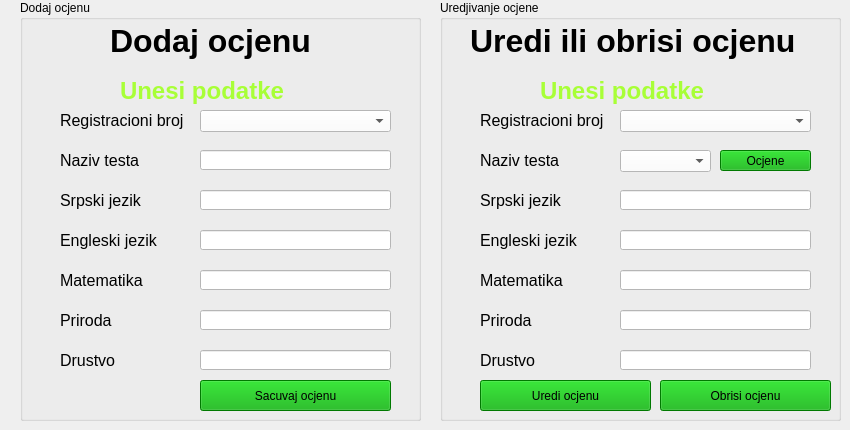
    <widget class="QWidget" name="tab_5">
     <attribute name="title">
      <string>Ocjene</string>
     </attribute>
     <widget class="QGroupBox" name="groupBox">
      <property name="geometry">
       <rect>
        <x>20</x>
        <y>0</y>
        <width>401</width>
        <height>421</height>
       </rect>
      </property>
      <property name="title">
       <string>Dodaj ocjenu</string>
      </property>
      <widget class="QLabel" name="label_31">
       <property name="geometry">
        <rect>
         <x>90</x>
         <y>20</y>
         <width>221</width>
         <height>41</height>
        </rect>
       </property>
       <property name="font">
        <font>
         <pointsize>24</pointsize>
         <weight>75</weight>
         <bold>true</bold>
        </font>
       </property>
       <property name="text">
        <string>Dodaj ocjenu</string>
       </property>
      </widget>
      <widget class="QLabel" name="label_32">
       <property name="geometry">
        <rect>
         <x>100</x>
         <y>60</y>
         <width>171</width>
         <height>61</height>
        </rect>
       </property>
       <property name="font">
        <font>
         <pointsize>18</pointsize>
         <weight>75</weight>
         <bold>true</bold>
        </font>
       </property>
       <property name="styleSheet">
        <string notr="true">color: rgb(168, 255, 55);</string>
       </property>
       <property name="text">
        <string>Unesi podatke</string>
       </property>
      </widget>
      <widget class="QLabel" name="label_33">
       <property name="geometry">
        <rect>
         <x>40</x>
         <y>190</y>
         <width>141</width>
         <height>21</height>
        </rect>
       </property>
       <property name="font">
        <font>
         <pointsize>12</pointsize>
        </font>
       </property>
       <property name="text">
        <string>Srpski jezik</string>
       </property>
      </widget>
      <widget class="QLineEdit" name="tb34">
       <property name="geometry">
        <rect>
         <x>180</x>
         <y>270</y>
         <width>191</width>
         <height>20</height>
        </rect>
       </property>
       <property name="font">
        <font>
         <pointsize>12</pointsize>
        </font>
       </property>
       <property name="styleSheet">
        <string notr="true">background-color: rgb(255, 255, 255);</string>
       </property>
      </widget>
      <widget class="QLabel" name="label_34">
       <property name="geometry">
        <rect>
         <x>40</x>
         <y>270</y>
         <width>141</width>
         <height>21</height>
        </rect>
       </property>
       <property name="font">
        <font>
         <pointsize>12</pointsize>
        </font>
       </property>
       <property name="text">
        <string>Matematika</string>
       </property>
      </widget>
      <widget class="QLabel" name="label_35">
       <property name="geometry">
        <rect>
         <x>40</x>
         <y>150</y>
         <width>141</width>
         <height>21</height>
        </rect>
       </property>
       <property name="font">
        <font>
         <pointsize>12</pointsize>
        </font>
       </property>
       <property name="text">
        <string>Naziv testa</string>
       </property>
      </widget>
      <widget class="QLabel" name="label_36">
       <property name="geometry">
        <rect>
         <x>40</x>
         <y>110</y>
         <width>141</width>
         <height>21</height>
        </rect>
       </property>
       <property name="font">
        <font>
         <pointsize>12</pointsize>
        </font>
       </property>
       <property name="text">
        <string>Registracioni broj</string>
       </property>
      </widget>
      <widget class="QLineEdit" name="tb31">
       <property name="geometry">
        <rect>
         <x>180</x>
         <y>150</y>
         <width>191</width>
         <height>20</height>
        </rect>
       </property>
       <property name="font">
        <font>
         <pointsize>12</pointsize>
        </font>
       </property>
       <property name="styleSheet">
        <string notr="true">background-color: rgb(255, 255, 255);</string>
       </property>
      </widget>
      <widget class="QComboBox" name="cb31">
       <property name="geometry">
        <rect>
         <x>180</x>
         <y>110</y>
         <width>191</width>
         <height>22</height>
        </rect>
       </property>
       <property name="styleSheet">
        <string notr="true">background-color: rgb(255, 255, 255);</string>
       </property>
      </widget>
      <widget class="QLabel" name="label_37">
       <property name="geometry">
        <rect>
         <x>40</x>
         <y>230</y>
         <width>141</width>
         <height>21</height>
        </rect>
       </property>
       <property name="font">
        <font>
         <pointsize>12</pointsize>
        </font>
       </property>
       <property name="text">
        <string>Engleski jezik</string>
       </property>
      </widget>
      <widget class="QLineEdit" name="tb33">
       <property name="geometry">
        <rect>
         <x>180</x>
         <y>230</y>
         <width>191</width>
         <height>20</height>
        </rect>
       </property>
       <property name="font">
        <font>
         <pointsize>12</pointsize>
        </font>
       </property>
       <property name="styleSheet">
        <string notr="true">background-color: rgb(255, 255, 255);</string>
       </property>
      </widget>
      <widget class="QLineEdit" name="tb32">
       <property name="geometry">
        <rect>
         <x>180</x>
         <y>190</y>
         <width>191</width>
         <height>20</height>
        </rect>
       </property>
       <property name="font">
        <font>
         <pointsize>12</pointsize>
        </font>
       </property>
       <property name="styleSheet">
        <string notr="true">background-color: rgb(255, 255, 255);</string>
       </property>
      </widget>
      <widget class="QLabel" name="label_38">
       <property name="geometry">
        <rect>
         <x>40</x>
         <y>310</y>
         <width>141</width>
         <height>21</height>
        </rect>
       </property>
       <property name="font">
        <font>
         <pointsize>12</pointsize>
        </font>
       </property>
       <property name="text">
        <string>Priroda</string>
       </property>
      </widget>
      <widget class="QLineEdit" name="tb35">
       <property name="geometry">
        <rect>
         <x>180</x>
         <y>310</y>
         <width>191</width>
         <height>20</height>
        </rect>
       </property>
       <property name="font">
        <font>
         <pointsize>12</pointsize>
        </font>
       </property>
       <property name="styleSheet">
        <string notr="true">background-color: rgb(255, 255, 255);</string>
       </property>
      </widget>
      <widget class="QLabel" name="label_39">
       <property name="geometry">
        <rect>
         <x>40</x>
         <y>350</y>
         <width>141</width>
         <height>21</height>
        </rect>
       </property>
       <property name="font">
        <font>
         <pointsize>12</pointsize>
        </font>
       </property>
       <property name="text">
        <string>Drustvo</string>
       </property>
      </widget>
      <widget class="QLineEdit" name="tb36">
       <property name="geometry">
        <rect>
         <x>180</x>
         <y>350</y>
         <width>191</width>
         <height>20</height>
        </rect>
       </property>
       <property name="font">
        <font>
         <pointsize>12</pointsize>
        </font>
       </property>
       <property name="styleSheet">
        <string notr="true">background-color: rgb(255, 255, 255);</string>
       </property>
      </widget>
      <widget class="QPushButton" name="b31">
       <property name="geometry">
        <rect>
         <x>180</x>
         <y>380</y>
         <width>191</width>
         <height>31</height>
        </rect>
       </property>
       <property name="styleSheet">
        <string notr="true">font: 75 12pt &quot;MS Shell Dlg 2&quot;;
background-color: rgb(0, 170, 0);</string>
       </property>
       <property name="text">
        <string>Sacuvaj ocjenu</string>
       </property>
      </widget>
     </widget>
     <widget class="QGroupBox" name="groupBox_2">
      <property name="geometry">
       <rect>
        <x>440</x>
        <y>0</y>
        <width>401</width>
        <height>421</height>
       </rect>
      </property>
      <property name="title">
       <string>Uredjivanje ocjene</string>
      </property>
      <widget class="QLabel" name="label_40">
       <property name="geometry">
        <rect>
         <x>30</x>
         <y>20</y>
         <width>351</width>
         <height>41</height>
        </rect>
       </property>
       <property name="font">
        <font>
         <pointsize>24</pointsize>
         <weight>75</weight>
         <bold>true</bold>
        </font>
       </property>
       <property name="text">
        <string>Uredi ili obrisi ocjenu</string>
       </property>
      </widget>
      <widget class="QLabel" name="label_41">
       <property name="geometry">
        <rect>
         <x>100</x>
         <y>60</y>
         <width>171</width>
         <height>61</height>
        </rect>
       </property>
       <property name="font">
        <font>
         <pointsize>18</pointsize>
         <weight>75</weight>
         <bold>true</bold>
        </font>
       </property>
       <property name="styleSheet">
        <string notr="true">color: rgb(168, 255, 55);</string>
       </property>
       <property name="text">
        <string>Unesi podatke</string>
       </property>
      </widget>
      <widget class="QLabel" name="label_42">
       <property name="geometry">
        <rect>
         <x>40</x>
         <y>190</y>
         <width>141</width>
         <height>21</height>
        </rect>
       </property>
       <property name="font">
        <font>
         <pointsize>12</pointsize>
        </font>
       </property>
       <property name="text">
        <string>Srpski jezik</string>
       </property>
      </widget>
      <widget class="QLineEdit" name="tb39">
       <property name="geometry">
        <rect>
         <x>180</x>
         <y>270</y>
         <width>191</width>
         <height>20</height>
        </rect>
       </property>
       <property name="font">
        <font>
         <pointsize>12</pointsize>
        </font>
       </property>
       <property name="styleSheet">
        <string notr="true">background-color: rgb(255, 255, 255);</string>
       </property>
      </widget>
      <widget class="QLabel" name="label_43">
       <property name="geometry">
        <rect>
         <x>40</x>
         <y>270</y>
         <width>141</width>
         <height>21</height>
        </rect>
       </property>
       <property name="font">
        <font>
         <pointsize>12</pointsize>
        </font>
       </property>
       <property name="text">
        <string>Matematika</string>
       </property>
      </widget>
      <widget class="QLabel" name="label_44">
       <property name="geometry">
        <rect>
         <x>40</x>
         <y>150</y>
         <width>141</width>
         <height>21</height>
        </rect>
       </property>
       <property name="font">
        <font>
         <pointsize>12</pointsize>
        </font>
       </property>
       <property name="text">
        <string>Naziv testa</string>
       </property>
      </widget>
      <widget class="QLabel" name="label_45">
       <property name="geometry">
        <rect>
         <x>40</x>
         <y>110</y>
         <width>141</width>
         <height>21</height>
        </rect>
       </property>
       <property name="font">
        <font>
         <pointsize>12</pointsize>
        </font>
       </property>
       <property name="text">
        <string>Registracioni broj</string>
       </property>
      </widget>
      <widget class="QComboBox" name="cb32">
       <property name="geometry">
        <rect>
         <x>180</x>
         <y>110</y>
         <width>191</width>
         <height>22</height>
        </rect>
       </property>
       <property name="styleSheet">
        <string notr="true">background-color: rgb(255, 255, 255);</string>
       </property>
      </widget>
      <widget class="QLabel" name="label_46">
       <property name="geometry">
        <rect>
         <x>40</x>
         <y>230</y>
         <width>141</width>
         <height>21</height>
        </rect>
       </property>
       <property name="font">
        <font>
         <pointsize>12</pointsize>
        </font>
       </property>
       <property name="text">
        <string>Engleski jezik</string>
       </property>
      </widget>
      <widget class="QLineEdit" name="tb38">
       <property name="geometry">
        <rect>
         <x>180</x>
         <y>230</y>
         <width>191</width>
         <height>20</height>
        </rect>
       </property>
       <property name="font">
        <font>
         <pointsize>12</pointsize>
        </font>
       </property>
       <property name="styleSheet">
        <string notr="true">background-color: rgb(255, 255, 255);</string>
       </property>
      </widget>
      <widget class="QLineEdit" name="tb37">
       <property name="geometry">
        <rect>
         <x>180</x>
         <y>190</y>
         <width>191</width>
         <height>20</height>
        </rect>
       </property>
       <property name="font">
        <font>
         <pointsize>12</pointsize>
        </font>
       </property>
       <property name="styleSheet">
        <string notr="true">background-color: rgb(255, 255, 255);</string>
       </property>
      </widget>
      <widget class="QLabel" name="label_47">
       <property name="geometry">
        <rect>
         <x>40</x>
         <y>310</y>
         <width>141</width>
         <height>21</height>
        </rect>
       </property>
       <property name="font">
        <font>
         <pointsize>12</pointsize>
        </font>
       </property>
       <property name="text">
        <string>Priroda</string>
       </property>
      </widget>
      <widget class="QLineEdit" name="tb310">
       <property name="geometry">
        <rect>
         <x>180</x>
         <y>310</y>
         <width>191</width>
         <height>20</height>
        </rect>
       </property>
       <property name="font">
        <font>
         <pointsize>12</pointsize>
        </font>
       </property>
       <property name="styleSheet">
        <string notr="true">background-color: rgb(255, 255, 255);</string>
       </property>
      </widget>
      <widget class="QLabel" name="label_48">
       <property name="geometry">
        <rect>
         <x>40</x>
         <y>350</y>
         <width>141</width>
         <height>21</height>
        </rect>
       </property>
       <property name="font">
        <font>
         <pointsize>12</pointsize>
        </font>
       </property>
       <property name="text">
        <string>Drustvo</string>
       </property>
      </widget>
      <widget class="QLineEdit" name="tb311">
       <property name="geometry">
        <rect>
         <x>180</x>
         <y>350</y>
         <width>191</width>
         <height>20</height>
        </rect>
       </property>
       <property name="font">
        <font>
         <pointsize>12</pointsize>
        </font>
       </property>
       <property name="styleSheet">
        <string notr="true">background-color: rgb(255, 255, 255);</string>
       </property>
      </widget>
      <widget class="QComboBox" name="cb33">
       <property name="geometry">
        <rect>
         <x>180</x>
         <y>150</y>
         <width>91</width>
         <height>22</height>
        </rect>
       </property>
       <property name="styleSheet">
        <string notr="true">background-color: rgb(255, 255, 255);</string>
       </property>
      </widget>
      <widget class="QPushButton" name="b32">
       <property name="geometry">
        <rect>
         <x>280</x>
         <y>150</y>
         <width>91</width>
         <height>21</height>
        </rect>
       </property>
       <property name="styleSheet">
        <string notr="true">font: 75 12pt &quot;MS Shell Dlg 2&quot;;
background-color: rgb(0, 170, 0);</string>
       </property>
       <property name="text">
        <string>Ocjene</string>
       </property>
      </widget>
      <widget class="QPushButton" name="b33">
       <property name="geometry">
        <rect>
         <x>40</x>
         <y>380</y>
         <width>171</width>
         <height>31</height>
        </rect>
       </property>
       <property name="styleSheet">
        <string notr="true">font: 75 12pt &quot;MS Shell Dlg 2&quot;;
background-color: rgb(0, 170, 0);</string>
       </property>
       <property name="text">
        <string>Uredi ocjenu</string>
       </property>
      </widget>
      <widget class="QPushButton" name="b34">
       <property name="geometry">
        <rect>
         <x>220</x>
         <y>380</y>
         <width>171</width>
         <height>31</height>
        </rect>
       </property>
       <property name="styleSheet">
        <string notr="true">font: 75 12pt &quot;MS Shell Dlg 2&quot;;
background-color: rgb(0, 170, 0);</string>
       </property>
       <property name="text">
        <string>Obrisi ocjenu</string>
       </property>
      </widget>
     </widget>
    </widget>
